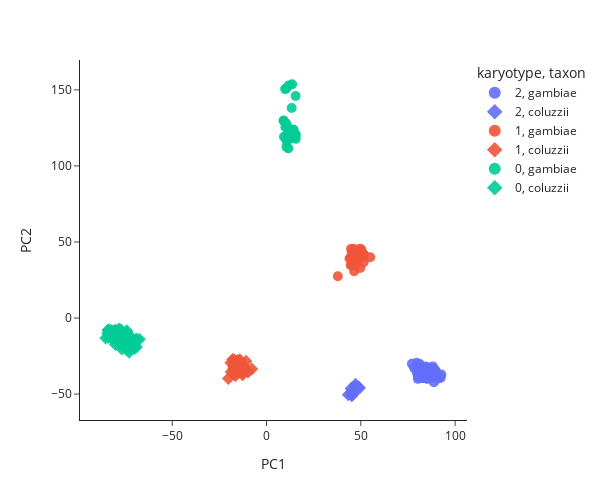

Notebook source saved alongside this figure:
### Code cell
ag3.plot_pca_coords(pca_df_2rb, color="karyotype", symbol="taxon", width=600, height=500)

### Figure 1 — Plotly figure (JSON) as saved in the notebook; plotly's stock layout.template omitted (floating-point values rounded to 4 significant figures; data arrays with more than 128 entries replaced by an {"elided": "..."} marker saying what was removed)
{"data": [{"customdata": {"elided": "70x12 mixed values"}, "hovertemplate": "<b>%{hovertext}</b><br><br>karyotype=%{customdata[11]}<br>taxon=%{customdata[3]}<br>PC1=%{x}<br>PC2=%{y}<br>sample_id=%{customdata[0]}<br>partner_sample_id=%{customdata[1]}<br>sample_set=%{customdata[2]}<br>country=%{customdata[4]}<br>admin1_iso=%{customdata[5]}<br>admin1_name=%{customdata[6]}<br>admin2_name=%{customdata[7]}<br>location=%{customdata[8]}<br>year=%{customdata[9]}<br>month=%{customdata[10]}<extra></extra>", "hovertext": ["AB0085-Cx", "AB0086-Cx", "AB0096-C", "AB0103-C", "AB0104-Cx", "AB0116-C", "AB0117-C", "AB0118-C", "AB0119-C", "AB0126-Cx", "AB0127-C", "AB0128-C", "AB0131-Cx", "AB0133-C", "AB0135-C", "AB0136-Cx", "AB0143-Cx", "AB0144-C", "AB0145-C", "AB0146-Cx", "AB0148-Cx", "AB0150-Cx", "AB0159-C", "AB0160-Cx", "AB0161-C", "AB0162-C", "AB0165-C", "AB0167-C", "AB0169-C", "AB0172-Cx", "AB0173-C", "AB0175-Cx", "AB0176-Cx", "AB0177-C", "AB0180-Cx", "AB0197-C", "AB0201-Cx", "AB0202-Cx", "AB0203-C", "AB0205-C", "AB0206-C", "AB0207-C", "AB0208-C", "AB0218-C", "AB0225-C", "AB0228-C", "AB0231-C", "AB0232-Cx", "AB0233-C", "AB0235-C", "AB0238-C", "AB0239-C", "AB0241-C", "AB0244-C", "AB0251-C", "AB0253-C", "AB0255-C", "AB0256-C", "AB0261-Cx", "AB0264-C", "AB0265-C", "AB0268-C", "AB0271-Cx", "AB0272-Cx", "AB0273-Cx", "AB0274-C", "AB0275-C", "AB0280-Cx", "AB0283-C", "AB0284-C"], "legendgroup": "2, gambiae", "marker": {"color": "#636EFA", "opacity": 0.9, "size": 10, "symbol": "circle"}, "mode": "markers", "name": "2, gambiae", "orientation": "v", "showlegend": true, "type": "scatter", "x": [85.36, 90.84, 80.25, 85.88, 84.9, 86.49, 85.14, 83.86, 86.3, 87.45, 89.36, 86.45, 84.78, 84.79, 81.2, 88.13, 85.08, 89.77, 88.76, 90.82, 87.77, 86.09, 85.26, 84.18, 83.97, 78.34, 81.89, 82.9, 90.3, 82.68, 85.22, 84.57, 92.37, 79.65, 85.59, 85.78, 80.6, 87.72, 83.89, 92.73, 82.02, 85.69, 85.97, 79.79, 80.48, 84.22, 86.08, 84.46, 83.95, 82.35, 87.04, 87.2, 89.05, 86.37, 81.63, 88.85, 79.48, 82.62, 88.54, 81.28, 85.6, 77.09, 82.43, 79.86, 89.15, 85.27, 80.86, 86.39, 80.42, 82.66], "xaxis": "x", "y": [-38.34, -39.86, -39.98, -39.74, -33.86, -36.44, -36.75, -32.55, -38.54, -33.27, -34.53, -35.0, -39.88, -33.22, -37.85, -31.78, -38.57, -34.77, -42.26, -37.88, -38.72, -32.96, -38.7, -35.08, -35.9, -33.04, -38.62, -34.7, -37.01, -39.49, -39.08, -37.95, -39.21, -29.4, -33.85, -39.73, -32.54, -36.48, -33.25, -37.17, -35.91, -39.46, -34.06, -32.3, -37.81, -38.39, -38.13, -31.77, -35.04, -36.1, -39.03, -33.46, -33.69, -34.45, -39.12, -33.81, -33.94, -39.4, -35.03, -30.26, -35.58, -30.1, -37.07, -36.32, -34.75, -36.4, -34.61, -35.15, -38.37, -32.84], "yaxis": "y"}, {"customdata": [["AB0113-C", "BF3-19", "AG1000G-BF-A", "coluzzii", "Burkina Faso", "BF-09", "Hauts-Bassins", "Houet", "Bana Village", 2012, 7, "2"], ["AB0188-C", "BFBana 7.2", "AG1000G-BF-A", "coluzzii", "Burkina Faso", "BF-09", "Hauts-Bassins", "Houet", "Bana Village", 2012, 7, "2"], ["AB0215-C", "BFSour 46.2", "AG1000G-BF-A", "coluzzii", "Burkina Faso", "BF-09", "Hauts-Bassins", "Houet", "Souroukoudinga", 2012, 7, "2"], ["AB0216-C", "BFSour 47.1", "AG1000G-BF-A", "coluzzii", "Burkina Faso", "BF-09", "Hauts-Bassins", "Houet", "Souroukoudinga", 2012, 7, "2"], ["AB0222-C", "BFSour 55.3", "AG1000G-BF-A", "coluzzii", "Burkina Faso", "BF-09", "Hauts-Bassins", "Houet", "Souroukoudinga", 2012, 7, "2"], ["AB0257-C", "BF12-4", "AG1000G-BF-A", "coluzzii", "Burkina Faso", "BF-09", "Hauts-Bassins", "Houet", "Pala", 2012, 7, "2"], ["AB0258-Cx", "BF12-5", "AG1000G-BF-A", "coluzzii", "Burkina Faso", "BF-09", "Hauts-Bassins", "Houet", "Pala", 2012, 7, "2"], ["AB0259-Cx", "BF12-6", "AG1000G-BF-A", "coluzzii", "Burkina Faso", "BF-09", "Hauts-Bassins", "Houet", "Pala", 2012, 7, "2"], ["AB0262-Cx", "BF12-9", "AG1000G-BF-A", "coluzzii", "Burkina Faso", "BF-09", "Hauts-Bassins", "Houet", "Pala", 2012, 7, "2"], ["AB0266-Cx", "BF12-15", "AG1000G-BF-A", "coluzzii", "Burkina Faso", "BF-09", "Hauts-Bassins", "Houet", "Pala", 2012, 7, "2"]], "hovertemplate": "<b>%{hovertext}</b><br><br>karyotype=%{customdata[11]}<br>taxon=%{customdata[3]}<br>PC1=%{x}<br>PC2=%{y}<br>sample_id=%{customdata[0]}<br>partner_sample_id=%{customdata[1]}<br>sample_set=%{customdata[2]}<br>country=%{customdata[4]}<br>admin1_iso=%{customdata[5]}<br>admin1_name=%{customdata[6]}<br>admin2_name=%{customdata[7]}<br>location=%{customdata[8]}<br>year=%{customdata[9]}<br>month=%{customdata[10]}<extra></extra>", "hovertext": ["AB0113-C", "AB0188-C", "AB0215-C", "AB0216-C", "AB0222-C", "AB0257-C", "AB0258-Cx", "AB0259-Cx", "AB0262-Cx", "AB0266-Cx"], "legendgroup": "2, coluzzii", "marker": {"color": "#636EFA", "opacity": 0.9, "size": 10, "symbol": "diamond"}, "mode": "markers", "name": "2, coluzzii", "orientation": "v", "showlegend": true, "type": "scatter", "x": [44.84, 45.84, 46.98, 47.22, 49.29, 45.24, 48.92, 45.12, 43.35, 45.41], "xaxis": "x", "y": [-46.35, -50.13, -44.88, -43.57, -45.96, -51.08, -45.43, -50.47, -50.47, -48.56], "yaxis": "y"}, {"customdata": {"elided": "31x12 mixed values"}, "hovertemplate": "<b>%{hovertext}</b><br><br>karyotype=%{customdata[11]}<br>taxon=%{customdata[3]}<br>PC1=%{x}<br>PC2=%{y}<br>sample_id=%{customdata[0]}<br>partner_sample_id=%{customdata[1]}<br>sample_set=%{customdata[2]}<br>country=%{customdata[4]}<br>admin1_iso=%{customdata[5]}<br>admin1_name=%{customdata[6]}<br>admin2_name=%{customdata[7]}<br>location=%{customdata[8]}<br>year=%{customdata[9]}<br>month=%{customdata[10]}<extra></extra>", "hovertext": ["AB0129-C", "AB0130-Cx", "AB0134-C", "AB0147-C", "AB0151-Cx", "AB0153-C", "AB0155-Cx", "AB0157-Cx", "AB0158-Cx", "AB0166-C", "AB0170-C", "AB0171-Cx", "AB0174-C", "AB0178-C", "AB0179-Cx", "AB0198-C", "AB0199-C", "AB0200-C", "AB0211-C", "AB0217-C", "AB0236-Cx", "AB0252-C", "AB0260-C", "AB0269-Cx", "AB0270-C", "AB0277-C", "AB0278-C", "AA0093-C", "AA0047-C", "AA0131-C", "AA0137-C"], "legendgroup": "1, gambiae", "marker": {"color": "#EF553B", "opacity": 0.9, "size": 10, "symbol": "circle"}, "mode": "markers", "name": "1, gambiae", "orientation": "v", "showlegend": true, "type": "scatter", "x": [46.49, 44.69, 48.94, 49.68, 47.75, 45.07, 47.17, 46.44, 50.26, 50.04, 37.81, 49.84, 46.2, 46.36, 43.99, 49.68, 45.86, 44.63, 46.08, 51.53, 55.0, 47.03, 47.78, 50.34, 44.83, 45.21, 47.16, 51.45, 51.33, 51.41, 48.01], "xaxis": "x", "y": [30.71, 39.33, 41.97, 32.85, 41.71, 34.52, 34.94, 37.52, 43.85, 39.62, 27.43, 40.79, 45.58, 38.42, 39.12, 45.62, 38.21, 34.84, 38.7, 36.75, 39.95, 36.75, 41.64, 44.95, 45.44, 42.47, 42.24, 41.67, 41.66, 42.14, 42.69], "yaxis": "y"}, {"customdata": {"elided": "35x12 mixed values"}, "hovertemplate": "<b>%{hovertext}</b><br><br>karyotype=%{customdata[11]}<br>taxon=%{customdata[3]}<br>PC1=%{x}<br>PC2=%{y}<br>sample_id=%{customdata[0]}<br>partner_sample_id=%{customdata[1]}<br>sample_set=%{customdata[2]}<br>country=%{customdata[4]}<br>admin1_iso=%{customdata[5]}<br>admin1_name=%{customdata[6]}<br>admin2_name=%{customdata[7]}<br>location=%{customdata[8]}<br>year=%{customdata[9]}<br>month=%{customdata[10]}<extra></extra>", "hovertext": ["AB0087-C", "AB0089-Cx", "AB0092-C", "AB0094-Cx", "AB0098-Cx", "AB0110-C", "AB0114-C", "AB0124-C", "AB0137-Cx", "AB0138-Cx", "AB0182-C", "AB0183-C", "AB0186-C", "AB0189-C", "AB0190-C", "AB0191-Cx", "AB0192-C", "AB0194-C", "AB0196-C", "AB0210-C", "AB0212-C", "AB0223-C", "AB0224-C", "AB0226-C", "AB0227-Cx", "AB0229-C", "AB0230-Cx", "AB0246-C", "AB0247-C", "AB0248-C", "AB0263-C", "AB0276-C", "AB0279-C", "AB0282-Cx", "AA0126-C"], "legendgroup": "1, coluzzii", "marker": {"color": "#EF553B", "opacity": 0.9, "size": 10, "symbol": "diamond"}, "mode": "markers", "name": "1, coluzzii", "orientation": "v", "showlegend": true, "type": "scatter", "x": [-12.55, -15.68, -9.907, -15.65, -13.86, -20.19, -15.59, -17.96, -15.01, -14.57, -15.29, -18.92, -14.13, -12.66, -16.65, -14.49, -13.34, -16.97, -14.41, -17.34, -15.97, -7.791, -16.72, -15.33, -17.43, -10.87, -17.21, -18.75, -12.09, -17.52, -13.24, -14.19, -16.47, -9.805, -17.41], "xaxis": "x", "y": [-36.05, -34.45, -34.84, -30.48, -34.03, -39.77, -28.53, -27.23, -29.7, -31.09, -30.03, -29.33, -27.48, -37.34, -36.09, -35.55, -34.45, -31.02, -28.56, -27.34, -34.58, -33.48, -28.74, -27.95, -33.39, -28.46, -34.87, -35.46, -31.47, -31.45, -34.46, -29.26, -37.85, -35.52, -27.97], "yaxis": "y"}, {"customdata": {"elided": "34x12 mixed values"}, "hovertemplate": "<b>%{hovertext}</b><br><br>karyotype=%{customdata[11]}<br>taxon=%{customdata[3]}<br>PC1=%{x}<br>PC2=%{y}<br>sample_id=%{customdata[0]}<br>partner_sample_id=%{customdata[1]}<br>sample_set=%{customdata[2]}<br>country=%{customdata[4]}<br>admin1_iso=%{customdata[5]}<br>admin1_name=%{customdata[6]}<br>admin2_name=%{customdata[7]}<br>location=%{customdata[8]}<br>year=%{customdata[9]}<br>month=%{customdata[10]}<extra></extra>", "hovertext": ["AB0164-C", "AB0281-Cx", "AA0050-C", "AA0059-C", "AA0084-C", "AA0106-C", "AA0060-C", "AA0119-C", "AA0061-C", "AA0105-C", "AA0070-C", "AA0129-C", "AA0094-C", "AA0118-C", "AA0071-C", "AA0046-C", "AA0095-C", "AA0069-C", "AA0133-C", "AA0117-C", "AA0096-C", "AA0130-C", "AA0085-C", "AA0048-C", "AA0058-C", "AA0062-C", "AA0081-C", "AA0082-C", "AA0122-C", "AA0086-C", "AA0057-C", "AA0045-C", "AA0072-C", "AA0108-C"], "legendgroup": "0, gambiae", "marker": {"color": "#00CC96", "opacity": 0.9, "size": 10, "symbol": "circle"}, "mode": "markers", "name": "0, gambiae", "orientation": "v", "showlegend": true, "type": "scatter", "x": [14.59, 10.57, 10.02, 10.55, 10.41, 15.45, 14.86, 10.17, 9.238, 11.32, 13.36, 9.269, 9.882, 14.37, 12.62, 11.84, 10.64, 9.03, 15.51, 15.21, 14.22, 12.7, 10.39, 11.33, 11.58, 14.19, 14.61, 13.61, 14.03, 12.67, 11.09, 14.35, 11.93, 15.52], "xaxis": "x", "y": [119.3, 112.7, 125.4, 151.1, 127.9, 146.0, 119.1, 118.3, 129.5, 121.2, 138.1, 119.1, 150.5, 123.8, 124.0, 152.9, 116.6, 129.9, 120.5, 120.8, 118.9, 121.7, 127.1, 120.7, 111.6, 123.7, 119.7, 153.7, 120.1, 124.1, 117.9, 121.1, 117.5, 117.8], "yaxis": "y"}, {"customdata": {"elided": "101x12 mixed values"}, "hovertemplate": "<b>%{hovertext}</b><br><br>karyotype=%{customdata[11]}<br>taxon=%{customdata[3]}<br>PC1=%{x}<br>PC2=%{y}<br>sample_id=%{customdata[0]}<br>partner_sample_id=%{customdata[1]}<br>sample_set=%{customdata[2]}<br>country=%{customdata[4]}<br>admin1_iso=%{customdata[5]}<br>admin1_name=%{customdata[6]}<br>admin2_name=%{customdata[7]}<br>location=%{customdata[8]}<br>year=%{customdata[9]}<br>month=%{customdata[10]}<extra></extra>", "hovertext": ["AB0088-C", "AB0090-C", "AB0091-C", "AB0095-Cx", "AB0097-Cx", "AB0099-Cx", "AB0100-C", "AB0101-C", "AB0109-C", "AB0111-C", "AB0112-C", "AB0115-C", "AB0121-C", "AB0122-C", "AB0123-C", "AB0132-C", "AB0139-C", "AB0140-C", "AB0142-C", "AB0181-C", "AB0184-C", "AB0185-Cx", "AB0187-C", "AB0193-C", "AB0204-C", "AB0209-C", "AB0213-C", "AB0214-C", "AB0219-Cx", "AB0221-C", "AB0234-C", "AB0237-C", "AB0240-C", "AB0242-C", "AB0243-C", "AB0249-Cx", "AB0250-Cx", "AB0267-C", "AA0052-C", "AA0103-C", "AA0115-C", "AA0134-C", "AA0063-C", "AA0040-C", "AA0064-C", "AA0088-C", "AA0100-C", "AA0077-C", "AA0055-C", "AA0116-C", "AA0066-C", "AA0107-C", "AA0051-C", "AA0087-C", "AA0065-C", "AA0125-C", "AA0104-C", "AA0098-C", "AA0112-C", "AA0089-C", "AA0101-C", "AA0113-C", "AA0044-C", "AA0075-C", "AA0041-C", "AA0042-C", "AA0114-C", "AA0123-C", "AA0054-C", "AA0128-C", "AA0097-C", "AA0092-C", "AA0141-C", "AA0039-C", "AA0120-C", "AA0076-C", "AA0043-C", "AA0127-C", "AA0049-C", "AA0110-C", "AA0099-C", "AA0111-C", "AA0090-C", "AA0067-C", "AA0053-C", "AA0102-C", "AA0132-C", "AA0056-C", "AA0068-C", "AA0073-C", "AA0074-C", "AA0138-C", "AA0091-C", "AA0109-C", "AA0140-C", "AA0079-C", "AA0080-C", "AA0136-C", "AA0139-C", "AA0135-C", "AA0124-C"], "legendgroup": "0, coluzzii", "marker": {"color": "#00CC96", "opacity": 0.9, "size": 10, "symbol": "diamond"}, "mode": "markers", "name": "0, coluzzii", "orientation": "v", "showlegend": true, "type": "scatter", "x": [-72.71, -74.8, -76.72, -72.8, -69.12, -70.02, -74.91, -72.76, -74.95, -73.69, -71.97, -73.5, -76.87, -73.3, -74.48, -76.86, -72.82, -73.77, -75.38, -70.96, -73.92, -71.73, -72.07, -70.71, -72.96, -74.53, -68.89, -68.97, -71.11, -70.78, -70.61, -72.09, -72.13, -67.41, -76.72, -72.35, -75.0, -71.57, -82.44, -77.26, -74.08, -78.52, -79.02, -78.44, -80.0, -80.1, -83.24, -76.5, -79.82, -80.7, -78.14, -76.36, -72.34, -80.74, -83.69, -81.21, -74.08, -84.19, -84.08, -82.03, -77.01, -76.18, -78.27, -79.41, -79.41, -77.22, -78.98, -78.55, -83.44, -81.91, -76.68, -79.09, -78.23, -82.23, -80.14, -79.94, -83.88, -78.59, -73.77, -81.87, -81.67, -82.65, -77.32, -79.46, -82.73, -82.63, -81.8, -77.06, -79.21, -80.93, -75.88, -81.24, -78.27, -80.33, -85.3, -78.56, -79.87, -77.18, -79.75, -75.58, -76.06], "xaxis": "x", "y": [-15.31, -16.89, -15.16, -22.53, -13.98, -19.94, -15.39, -13.42, -18.71, -16.21, -16.53, -13.73, -17.04, -19.65, -20.36, -15.45, -14.65, -16.86, -19.29, -16.67, -16.17, -13.85, -19.85, -19.04, -13.89, -12.74, -14.08, -19.03, -14.34, -19.11, -14.46, -16.95, -13.3, -13.89, -20.4, -13.47, -17.16, -13.55, -11.91, -10.85, -8.295, -12.17, -9.487, -15.02, -8.007, -17.43, -9.27, -17.46, -8.494, -12.76, -12.18, -13.45, -11.99, -11.95, -12.86, -13.15, -9.286, -9.992, -8.089, -12.45, -10.94, -14.99, -16.26, -11.81, -14.65, -7.738, -10.5, -15.67, -10.29, -11.43, -11.66, -11.33, -7.205, -11.03, -13.65, -9.327, -7.859, -14.02, -12.05, -11.54, -10.48, -12.78, -14.36, -13.12, -8.552, -8.082, -10.02, -13.71, -13.46, -8.378, -14.56, -8.789, -11.85, -12.84, -13.09, -9.197, -12.16, -8.609, -11.73, -15.34, -10.26], "yaxis": "y"}], "layout": {"height": 500, "legend": {"itemsizing": "constant", "title": {"text": "karyotype, taxon"}, "tracegroupgap": 0}, "margin": {"t": 60}, "width": 600, "xaxis": {"anchor": "y", "autorange": true, "domain": [0, 1], "range": [-98.82, 106.2], "title": {"text": "PC1"}, "type": "linear"}, "yaxis": {"anchor": "x", "autorange": true, "domain": [0, 1], "range": [-67.02, 169.6], "title": {"text": "PC2"}, "type": "linear"}}}
